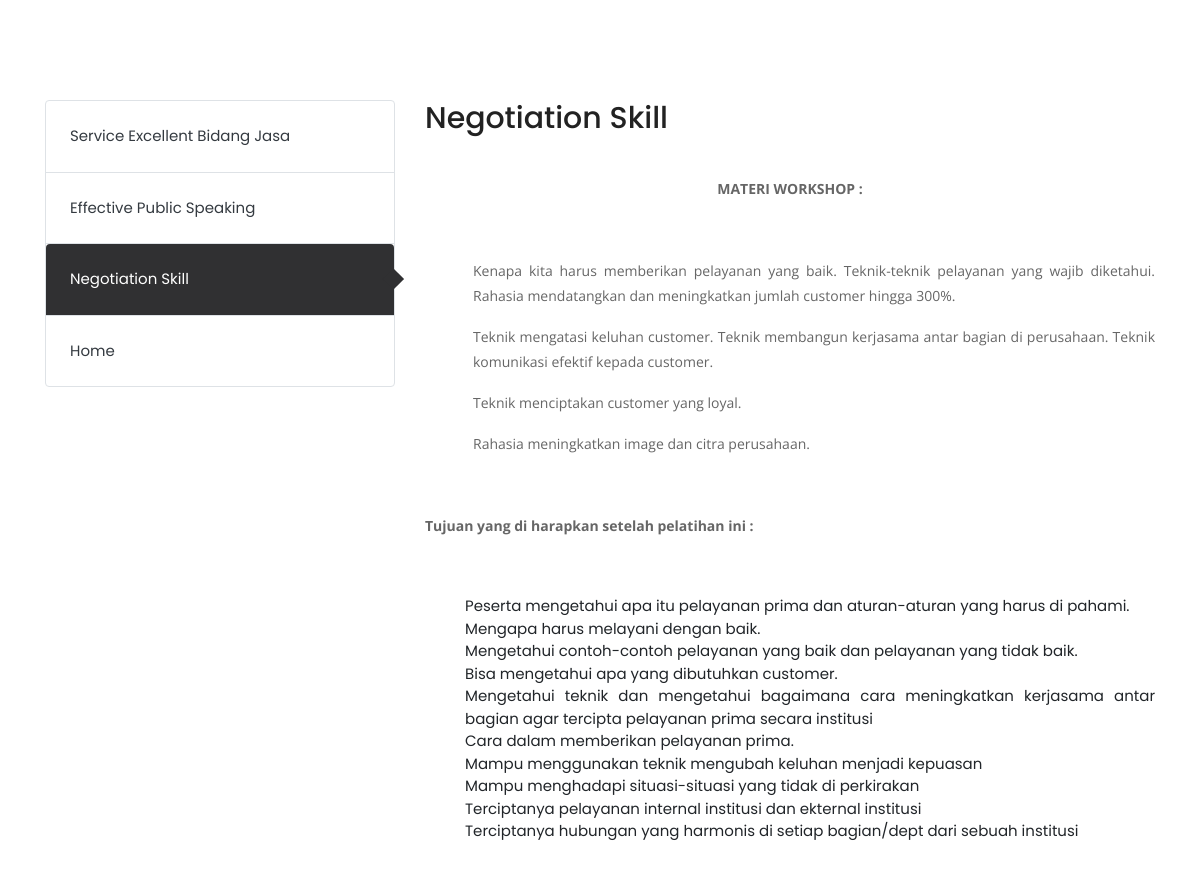
/DeepTrance/service_single/8, run on the app's committed database.
### tables this page shows
CREATE TABLE `data_service` (
  `id_service` int(11) NOT NULL,
  `judul` varchar(255) NOT NULL,
  `title` varchar(255) NOT NULL,
  `icon` varchar(255) NOT NULL,
  `background_service` varchar(255) NOT NULL,
  `isi_service` text NOT NULL
);

### application/controllers/DeepTrance.php (called while the page is built, shortened)
<?php
class DeepTrance extends CI_Controller {
public function service_single(){
$this->load->view('umum/V_header_umum');
$this->load->view('V_service_single');
}
}

### index.php (called while the page is built, shortened)
<?php
require_once BASEPATH.'core/CodeIgniter.php';

### application/views/V_service_single.php (the view)
<?php
$static       = $this->db->get_where('data_service',array('id_service'=>$this->uri->segment(3)))->row_array();
$data_service = $this->db->get('data_service') ?>
<section class="section">
<div class="container">
<div class="row">
<aside class="col-lg-4 order-lg-1 order-2">
<ul class="service-menu pl-0 border rounded mb-50">
<?php foreach ($data_service->result_array() as $service){ ?>
<li class="<?php if($this->uri->segment(3) == $service['id_service']){ echo "active"; } ?> border-bottom">
<a class="d-block font-primary text-dark p-4 rounded-top" href="<?php echo base_url('DeepTrance/service_single/'.$service['id_service']) ?>"><?php echo $service['judul'] ?></a>
</li>
<?php } ?>
<li>
<a class="d-block font-primary text-dark p-4 rounded-top" href="<?php echo base_url() ?>">Home</a>
</li>
</ul>
</aside>
<div class="col-lg-8 order-lg-2 order-1">
<h3 class="mb-10"><?php echo $static['judul'] ?></h3>
<p class="mb-40">
<?php echo $static['isi_service'] ?>
</p>
</div>
</div>
</div>
</section>

### assets/style.css (style rules this page uses)
p, .paragraph { font-weight: 400; color: #666; font-size: 14px; line-height: 25px; font-family: "Open Sans", sans-serif; }
h1, h2, h3, h4, h5, h6 { color: #222; font-weight: 500; font-family: "Poppins", sans-serif; }
h3, .h3 { font-size: 30px; }
ol, ul { list-style-type: none; margin: 0px; }
a, a:hover, a:focus { text-decoration: none; }
a { transition: .2s ease; }
a, button { cursor: pointer; }
.section { padding: 100px 0; }
.text-dark { color: #222; }
.font-primary { font-family: "Poppins", sans-serif; }
.mb-10 { margin-bottom: 10px; }
.mb-40 { margin-bottom: 40px; }
.mb-50 { margin-bottom: 50px; }
.service-menu li.active { position: relative; }
.service-menu li.active a { background: #303032; color: #fff !important; }
.service-menu li.active::before { position: absolute; content: ''; height: 15px; width: 15px; background: #303032; top: 50%; right: -7px; transform: translateY(-50%) rotate(-45deg); }

### data on the page
data_service: judul "Service Excellent Bidang Jasa"
data_service: judul "Effective Public Speaking"
data_service: judul "Negotiation Skill", isi_service "MATERI WORKSHOP : Kenapa kita harus memberikan pelayanan yang baik. Teknik-teknik pelayanan yang wajib diketahui. Rahasia mendatangkan dan meningkatkan jumlah customer hingga 300%. Teknik mengatasi keluhan customer. Teknik membangun kerjasama antar bagian di perusahaan. Teknik komunikasi efektif kepada customer. Teknik menciptakan customer yang loyal. Rahasia meningkatkan image dan citra perusahaan. Tujuan yang di harapkan setelah pelatihan ini : Peserta mengetahui apa itu pelayanan prima dan aturan-aturan yang harus di pahami. Mengapa harus melayani dengan baik. Mengetahui contoh-contoh pelayanan yang baik dan pelayanan yang tidak baik. Bisa mengetahui apa yang dibutuhkan customer.…"
